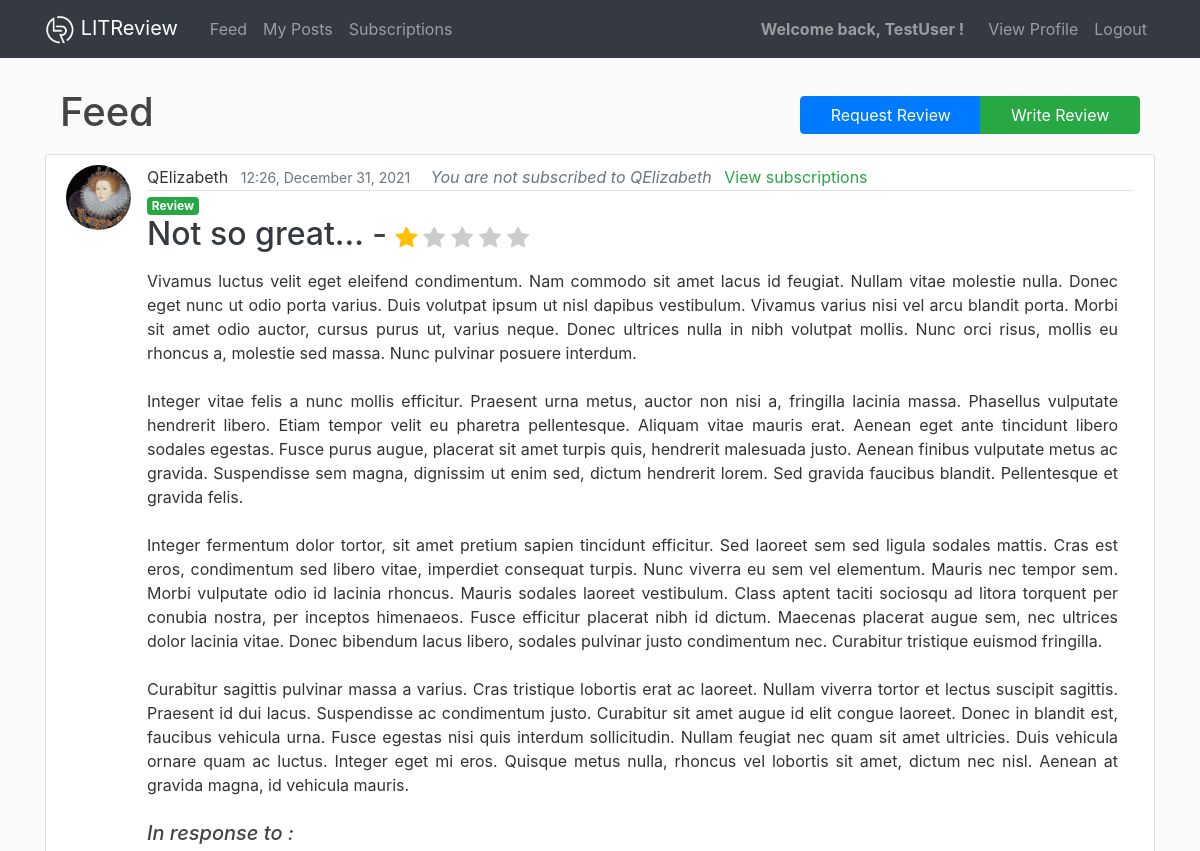
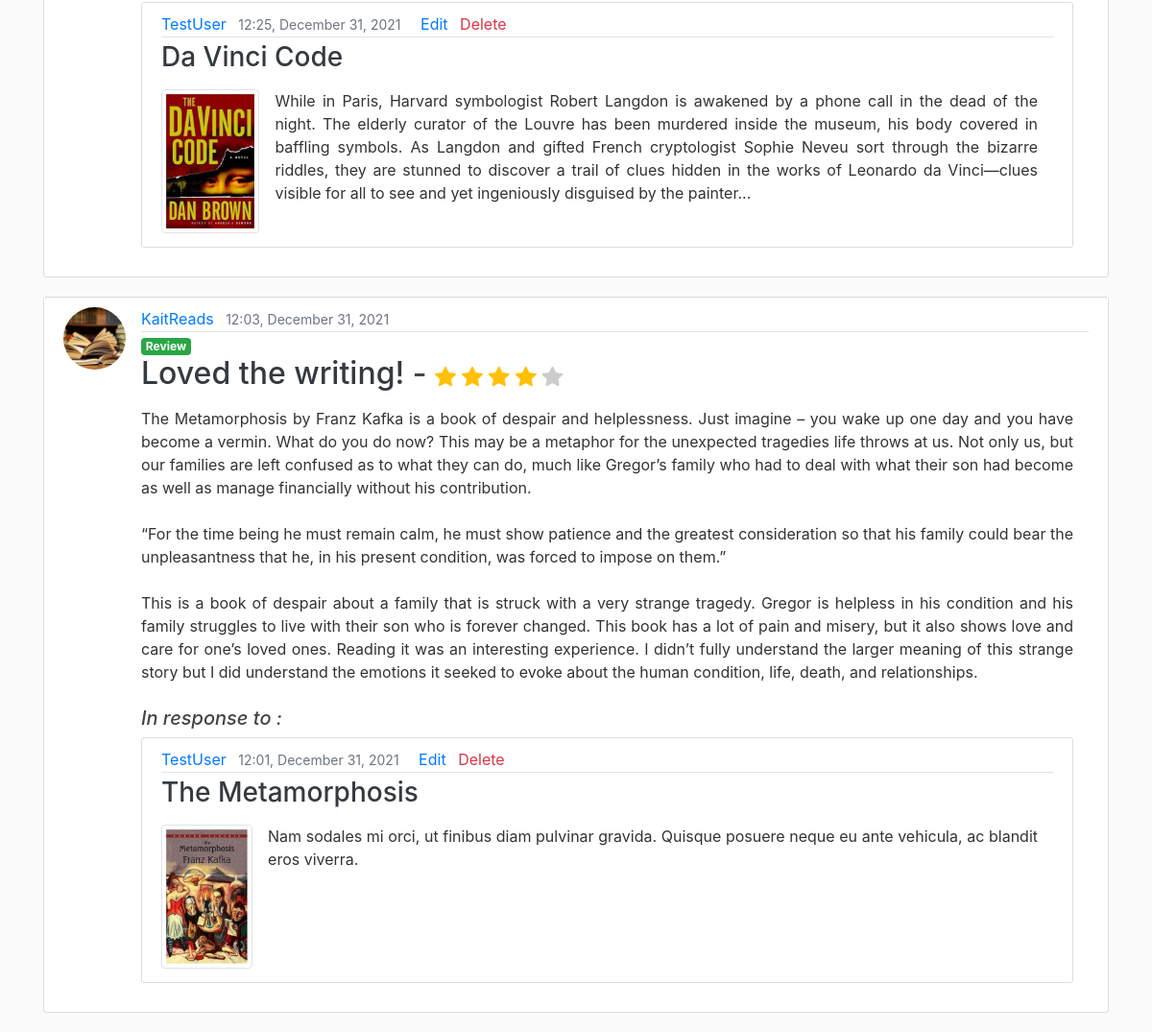
/ (signed in), run on the app's committed database (2 pictures, top to bottom).
### reviews/models.py (models this page shows, shortened)
class Review(models.Model):
    ticket = models.ForeignKey(to=Ticket, on_delete=models.CASCADE)
    rating = models.PositiveSmallIntegerField(validators=[MinValueValidator(1), MaxValueValidator(5)])
    headline = models.CharField(max_length=128)
    body = models.TextField(max_length=8192, blank=True)
    user = models.ForeignKey(
        to=settings.AUTH_USER_MODEL, on_delete=models.CASCADE)
    time_created = models.DateTimeField(default=timezone.now)

class Ticket(models.Model):
    title = models.CharField(max_length=128)
    description = models.TextField(max_length=2048, blank=True)
    user = models.ForeignKey(
        to=settings.AUTH_USER_MODEL, on_delete=models.CASCADE)
    time_created = models.DateTimeField(default=timezone.now)
    image = models.ImageField(blank=True, null=True, upload_to='reviews_img')
    if image is True:
        def save(self, *args, **kwargs):
            super().save()
            img = ImageOps.contain(
                Image.open(self.image.path),
                (200, 200),
                method=3
            )
            img.save(self.image.path)

### users/models.py (models this page shows, shortened)
class Profile(models.Model):
    user = models.OneToOneField(User, on_delete=models.CASCADE)
    image = models.ImageField(default='default.jpg', upload_to='profile_pics')

### reviews/views.py (the view)
# urls.py: path('', views.feed, name='reviews-feed'),
@login_required
def feed(request):
    followed_users = get_user_follows(request.user)
    reviews = get_user_viewable_reviews(request.user)
    reviews = reviews.annotate(content_type=Value('REVIEW', CharField()))
    tickets = get_user_viewable_tickets(request.user)
    tickets = tickets.annotate(content_type=Value('TICKET', CharField()))
    posts_list = sorted(chain(reviews, tickets), key=lambda post: post.time_created, reverse=True)
    if posts_list:
        paginator = Paginator(posts_list, 5)
        page = request.GET.get('page')
        posts = paginator.get_page(page)
    else:
        posts = None
    context = {
        'posts': posts,
        'r_tickets': [],
        'title': 'Feed',
        'followed_users': followed_users
    }
    return render(request, 'reviews/feed.html', context)

### reviews/utils.py (called while the page is built)
def get_user_viewable_reviews(user: User):
    user_follows = UserFollow.objects.filter(user=user)
    followers = [user]
    for follow in user_follows:
        followers.append(follow.followed_user)
    reviews = []
    all_reviews = Review.objects.filter(user__in=followers).distinct()
    for review in all_reviews:
        reviews.append(review.id)
    user_tickets = Ticket.objects.filter(user=user)
    for ticket in user_tickets:
        review_responses = Review.objects.filter(ticket=ticket)
        for review in review_responses:
            reviews.append(review.id)
    reviews = Review.objects.filter(id__in=reviews).distinct()
    return reviews

def get_user_viewable_tickets(user: User):
    user_follows = UserFollow.objects.filter(user=user)
    followers = [user]
    for follow in user_follows:
        followers.append(follow.followed_user)
    tickets = Ticket.objects.filter(user__in=followers)
    for ticket in tickets:
        replied = Review.objects.filter(ticket=ticket)
        if replied:
            tickets = tickets.exclude(id=ticket.id)
    return tickets

def get_user_follows(user):
    follows = UserFollow.objects.filter(user=user)
    followed_users = []
    for follow in follows:
        followed_users.append(follow.followed_user)
    return followed_users

### reviews/templates/reviews/feed.html (shortened to what this page needs)
{% extends "reviews/_base.html" %}
{% load static %}
{% block content %}
<div class="container">
  <div class="row mb-2">
    <h1 class="col-8 py-2 mb-0">
      {% if posts %}
        {{ title }}
      {% endif %}
    </h1>
    <div class="btn-group col py-2 mt-2 mb-1" role="group">
      <a type="button" class="btn btn-primary" href="{% url 'ticket-new' %}">Request Review</a>
      <a type="button" class="btn btn-success" href="{% url 'review-new' %}">Write Review</a>
    </div>
  </div>
</div>
{% if posts %}
  {% for post in posts %}
    {% if post.content_type == 'REVIEW' %}
      {% include 'reviews/review_snippet.html' %}
    {% elif post.content_type == 'TICKET' %}
      {% include 'reviews/ticket_snippet.html' %}
    {% endif %}
  {% endfor %}
{% endif %}
{% endblock content %}

### reviews/templates/reviews/_base.html (shortened to what this page needs)
<!DOCTYPE html>
{% load static %}
<html lang="en">
<head>
  <link rel="stylesheet" href="https://cdn.jsdelivr.net/npm/bootstrap@4.6.1/dist/css/bootstrap.min.css"
>
  <link rel="stylesheet" href="https://cdn.jsdelivr.net/npm/bootstrap-icons@1.7.2/font/bootstrap-icons.css">
  <link rel="stylesheet" type="text/css" href="{% static 'reviews/css/main.css' %}?version=2">
</head>
<body>
  <header class="site-header">
    <nav class="navbar navbar-expand-md navbar-dark bg-dark fixed-top">
      <div class="container">
        <a class="navbar-brand mr-4" href="{% url 'reviews-feed' %}">
          <img src="{% static 'reviews/img/logo_w.png' %}" width="30" height="30" alt="LITReview logo">
          LITReview
        </a>
        <div class="collapse navbar-collapse" id="navbarToggle">
          <div class="navbar-nav mr-auto">
            {% if user.is_authenticated %}
              <a class="nav-item nav-link" href="{% url 'reviews-feed' %}">Feed</a>
              <a class="nav-item nav-link" href="{% url 'my-posts' %}">My Posts</a>
              <a class="nav-item nav-link" href="{% url 'subscriptions' %}">Subscriptions</a>
            {% endif %}
          </div>
          <div class="navbar-nav">
            {% if user.is_authenticated %}
              <span class="navbar-text mr-3"><strong>Welcome back, {{ user.username }} !</strong></span>
              <a class="nav-item nav-link" href="{% url 'profile' %}">View Profile</a>
              <a class="nav-item nav-link" href="{% url 'logout' %}">Logout</a>
            {% else %}
              <a class="nav-item nav-link" href="{% url 'login' %}">Login</a>
              <a class="nav-item nav-link" href="{% url 'register' %}">Register</a>
            {% endif %}
          </div>
        </div>
      </div>
    </nav>
  </header>
  <main role="main" class="container">
    <div class="row">
      <div class="col-lg">
        {% block content %}{% endblock %}
      </div>
    </div>
  </main>
</body>
</html>

### reviews/templates/reviews/review_snippet.html
<article class="media content-section">
  <img class="rounded-circle article-img" src="{{ post.user.profile.image.url }}"
       alt="{{ post.user.username }} profile picture">
  <div class="media-body">
    <div class="article-metadata">
      {% if post.user != user %}
        {% if post.user in followed_users %}
          <a class="mr-2 mb-0" href="{% url 'user-posts' post.user.id %}">{{ post.user }}</a>
        {% else %}
          <p class="mr-2 mb-0" style="display:inline">{{ post.user }}</p>
        {% endif %}
      {% else %}
        <a class="mr-2 mb-0" href="{% url 'my-posts' %}">{{ post.user }}</a>
      {% endif %}
      <small class="text-muted">{{ post.time_created|date:"H:i, F d, Y" }}</small>
      {% if post.user == user %}
        <a class="ml-3 text-primary" href="{% url 'review-update' post.id %}">Edit</a>
        <a class="ml-2 text-danger" href="{% url 'review-delete' post.id %}">Delete</a>
      {% elif post.user not in followed_users %}
        <div class="ml-3 text-muted" style="display:inline">
          <i>You are not subscribed to {{ post.user }}</i>
          <a class="ml-2 text-success" href="{% url 'subscriptions' %}">View subscriptions</a>
        </div>
      {% endif %}
    </div>
    <h6 class="mb-0"><span class="badge badge-success">Review</span></h6>
    <h2 class="mt-0">
      <a class="text-dark" href="{% url 'review-detail' post.id %}">{{ post.headline }}</a> -
      <p class="star-rating-{{ post.rating }}" style="font-size: 22px; color: #cccccc; display:inline">
        <i class="bi bi-star-fill"></i>
        <i class="bi bi-star-fill"></i>
        <i class="bi bi-star-fill"></i>
        <i class="bi bi-star-fill"></i>
        <i class="bi bi-star-fill"></i>
      </p>
    </h2>
    <div class="review-body">
      <p class="article-content text-justify mt-3 mr-3">{{ post.body }}</p>
    </div>
    <h5 class="mt-4"><i>In response to :</i></h5>
    <article class="media content-section mr-3">
      <div class="media-body">
        <div class="article-metadata">
          {% if post.ticket.user != user %}
            {% if post.ticket.user in followed_users %}
              <a class="mr-2 mb-0" href="{% url 'user-posts' post.ticket.user.id %}">{{ post.ticket.user }}</a>
            {% else %}
              <p class="mr-2 mb-0" style="display:inline">{{ post.ticket.user }}</p>
            {% endif %}
          {% else %}
            <a class="mr-2 mb-0" href="{% url 'my-posts' %}">{{ post.ticket.user }}</a>
          {% endif %}
          <small class="text-muted">{{ post.ticket.time_created|date:"H:i, F d, Y" }}</small>
          {% if post.ticket.user == user %}
            <a class="ml-3 text-primary" href="{% url 'ticket-update' post.ticket.id %}">Edit</a>
            <a class="ml-2 text-danger" href="{% url 'ticket-delete' post.ticket.id %}">Delete</a>
          {% elif post.ticket.user not in followed_users %}
            <div class="ml-3 text-muted" style="display:inline">
              You are not subscribed to {{ post.ticket.user }}
              <a class="ml-2 text-success" href="{% url 'subscriptions' %}">View subscriptions</a>
            </div>
          {% endif %}
        </div>
        <h3 class="mt-0">
          <a class="text-dark" href="{% url 'ticket-detail' post.ticket.id %}">{{ post.ticket.title }}</a>
        </h3>
        <div class="ticket-description">
          {% if post.ticket.image %}
            <img class="img-thumbnail float-left mb-1 mr-3" src="{{ post.ticket.image.url }}"
                 alt="{{ post.ticket.title }}">
          {% endif %}
          <p class="article-content text-justify mt-3 mr-3">{{ post.ticket.description }}</p>
        </div>
      </div>
    </article>
  </div>
</article>

### reviews/static/reviews/css/main.css (style rules this page uses)
body { background: #fafafa; color: #333333; margin-top: 5rem; }
h1, h2, h3, h4, h5, h6 { color: #444444; }
.site-header { color: #ffffff; }
.content-section { background: #ffffff; padding: 10px 20px; border: 1px solid #dddddd; border-radius: 3px; margin-bottom: 20px; }
.article-content { white-space: pre-line; }
.article-img { height: 65px; width: 65px; margin-right: 16px; }
.article-metadata { padding-bottom: 1px; margin-bottom: 4px; border-bottom: 1px solid #e3e3e3 }
.star-rating-1 i:first-child { color: #ffc107; }
.star-rating-4 i:first-child, .star-rating-4 i:first-child + i, .star-rating-4 i:first-child + i + i, .star-rating-4 i:first-child + i + i + i { color: #ffc107; }
.img-thumbnail { height: 150px; }

### data on the page
Review: user.profile.image (picture), user "QElizabeth", time_created "12:26, December 31, 2021", headline "Not so great...", body "Vivamus luctus velit eget eleifend condimentum. Nam commodo sit amet lacus id feugiat. Nullam vitae molestie nulla. Donec eget nunc ut odio porta varius. Duis volutpat ipsum ut nisl dapibus vestibulum. Vivamus varius nisi vel arcu blandit porta. Morbi sit amet odio auctor, cursus purus ut, varius neque. Donec ultrices nulla in nibh volutpat mollis. Nunc orci risus, mollis eu rhoncus a, molestie sed massa. Nunc pulvinar posuere interdum. Integer vitae felis a nunc mollis efficitur. Praesent urna metus, auctor non nisi a, fringilla lacinia massa. Phasellus vulputate hendrerit libero. Etiam tempor velit eu pharetra pellentesque. Aliquam vitae mauris erat. Aenean eget ante tincidunt libero…", ticket.user "TestUser", ticket.time_created "12:25, December 31, 2021", shows "Edit", ticket "Da Vinci Code", ticket.image (picture), ticket.description "While in Paris, Harvard symbologist Robert Langdon is awakened by a phone call in the dead of the night. The elderly curator of the Louvre has been murdered inside the museum, his body covered in baffling symbols. As Langdon and gifted French cryptologist Sophie Neveu sort through the bizarre riddles, they are stunned to discover a trail of clues hidden in the works of Leonardo da Vinci—clues visible for all to see and yet ingeniously disguised by the painter..."
Review: user.profile.image (picture), user "KaitReads", time_created "12:03, December 31, 2021", headline "Loved the writing!", body "The Metamorphosis by Franz Kafka is a book of despair and helplessness. Just imagine – you wake up one day and you have become a vermin. What do you do now? This may be a metaphor for the unexpected tragedies life throws at us. Not only us, but our families are left confused as to what they can do, much like Gregor’s family who had to deal with what their son had become as well as manage financially without his contribution. “For the time being he must remain calm, he must show patience and the greatest consideration so that his family could bear the unpleasantness that he, in his present condition, was forced to impose on them.” This is a book of despair about a family that is struck with…", ticket.user "TestUser", ticket.time_created "12:01, December 31, 2021", shows "Edit", ticket "The Metamorphosis", ticket.image (picture), ticket.description "Nam sodales mi orci, ut finibus diam pulvinar gravida. Quisque posuere neque eu ante vehicula, ac blandit eros viverra."

### other printed values
{{ user.username }} "TestUser"
{{ title }} "Feed"
